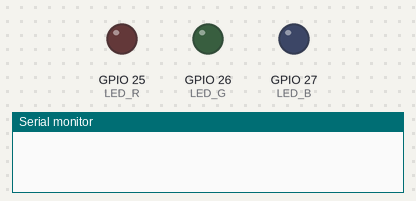
Recording of a sketch running on a simulated ESP32. Parts: output pins drawn as LEDs (lit = HIGH), the last lines printed to the serial monitor. Random numbers use the default seed unless the sketch sets one.

Above: at 0.0 s.
At 0.4 s:
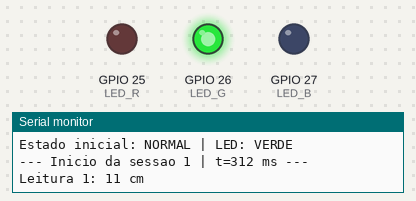
At 104.4 s:
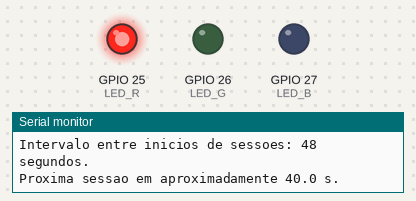
Timing chart, 0 to 105.9 s (numbered marks = the images above):
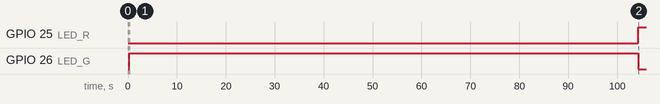

The sketch:

firmware_v2.ino
```cpp
#include <Arduino.h>

const char *FIRMWARE_VERSION = "2.0";

const uint8_t LED_R = 25;
const uint8_t LED_G = 26;
const uint8_t LED_B = 27;

const unsigned long INTERVALO_SESSAO_MS = 48000UL;
const unsigned long INTERVALO_LEITURA_MS = 2000UL;
const uint8_t TOTAL_LEITURAS = 5;

const bool MODO_TESTE_HISTERESE = false;

const int CENARIOS_TESTE[][TOTAL_LEITURAS] = {
  {13, 14, 14, 15, 16},
  {16, 17, 18, 12, 20},
  {14, 15, 15, 15, 16}
};
const uint8_t TOTAL_CENARIOS_TESTE = sizeof(CENARIOS_TESTE) / sizeof(CENARIOS_TESTE[0]);

int leituras[TOTAL_LEITURAS];
uint8_t indiceLeitura = 0;
uint32_t totalSessoesConcluidas = 0;

unsigned long inicioSessaoMs = 0;
unsigned long proximaLeituraMs = 0;
bool sessaoAtiva = false;

enum EstadoVegetacao {
  NORMAL,
  ALERTA
};

EstadoVegetacao estadoAtual = NORMAL;

void definirLed(bool vermelho, bool verde, bool azul) {
  digitalWrite(LED_R, vermelho ? HIGH : LOW);
  digitalWrite(LED_G, verde ? HIGH : LOW);
  digitalWrite(LED_B, azul ? HIGH : LOW);
}

void atualizarLedDoEstado() {
  if (estadoAtual == ALERTA) {
    definirLed(true, false, false);
  } else {
    definirLed(false, true, false);
  }
}

void configurarLed() {
  pinMode(LED_R, OUTPUT);
  pinMode(LED_G, OUTPUT);
  pinMode(LED_B, OUTPUT);
  atualizarLedDoEstado();
}

const char *nomeEstado(EstadoVegetacao estado) {
  return estado == ALERTA ? "ALERTA" : "NORMAL";
}

void imprimirCabecalho() {
  Serial.println();
  Serial.println("========================================");
  Serial.println(" MONITORAMENTO DE VEGETACAO - FW 2.0");
  Serial.println("========================================");
  Serial.println("Novidades: ordenacao, mediana e histerese.");
  Serial.printf("Estado inicial: %s | LED: VERDE\n", nomeEstado(estadoAtual));

  if (MODO_TESTE_HISTERESE) {
    Serial.println("ATENCAO: MODO_TESTE_HISTERESE ATIVO.");
  }
}

void iniciarSessao(unsigned long instanteInicio) {
  inicioSessaoMs = instanteInicio;
  proximaLeituraMs = instanteInicio;
  indiceLeitura = 0;
  sessaoAtiva = true;

  Serial.println();
  Serial.printf("--- Inicio da sessao %lu | t=%lu ms ---\n",
                static_cast<unsigned long>(totalSessoesConcluidas + 1),
                instanteInicio);
}

int gerarLeitura(uint8_t indice) {
  if (!MODO_TESTE_HISTERESE) {
    return random(10, 21);
  }

  uint8_t cenario = totalSessoesConcluidas % TOTAL_CENARIOS_TESTE;
  return CENARIOS_TESTE[cenario][indice];
}

float calcularMedia() {
  long soma = 0;
  for (uint8_t i = 0; i < TOTAL_LEITURAS; i++) {
    soma += leituras[i];
  }
  return static_cast<float>(soma) / TOTAL_LEITURAS;
}

void copiarVetor(const int origem[], int destino[], uint8_t tamanho) {
  for (uint8_t i = 0; i < tamanho; i++) {
    destino[i] = origem[i];
  }
}

void ordenarCrescente(int valores[], uint8_t tamanho) {
  for (uint8_t i = 0; i < tamanho - 1; i++) {
    for (uint8_t j = 0; j < tamanho - 1 - i; j++) {
      if (valores[j] > valores[j + 1]) {
        int temporario = valores[j];
        valores[j] = valores[j + 1];
        valores[j + 1] = temporario;
      }
    }
  }
}

void imprimirVetor(const char *rotulo, const int valores[], uint8_t tamanho) {
  Serial.print(rotulo);
  Serial.print(": ");
  for (uint8_t i = 0; i < tamanho; i++) {
    Serial.print(valores[i]);
    if (i < tamanho - 1) {
      Serial.print(" ");
    }
  }
  Serial.println();
}

void aplicarHisterese(int mediana) {
  EstadoVegetacao estadoAnterior = estadoAtual;

  if (mediana >= 16) {
    estadoAtual = ALERTA;
    Serial.println("Histerese: mediana >= 16 cm -> entrar em ALERTA.");
  } else if (mediana <= 14) {
    estadoAtual = NORMAL;
    Serial.println("Histerese: mediana <= 14 cm -> entrar/retornar a NORMAL.");
  } else {
    Serial.println("Histerese: 14 < mediana < 16 cm -> manter estado anterior.");
  }

  atualizarLedDoEstado();
  Serial.printf("Estado anterior: %s | Estado atual: %s\n",
                nomeEstado(estadoAnterior), nomeEstado(estadoAtual));
  Serial.printf("LED: %s\n", estadoAtual == ALERTA ? "VERMELHO" : "VERDE");
}

void finalizarSessao() {
  int ordenadas[TOTAL_LEITURAS];
  copiarVetor(leituras, ordenadas, TOTAL_LEITURAS);
  ordenarCrescente(ordenadas, TOTAL_LEITURAS);

  float media = calcularMedia();
  int mediana = ordenadas[2];

  imprimirVetor("Ordem original", leituras, TOTAL_LEITURAS);
  imprimirVetor("Ordem crescente", ordenadas, TOTAL_LEITURAS);
  Serial.printf("Media da sessao: %.1f cm\n", media);
  Serial.printf("Mediana da sessao: %d cm\n", mediana);

  aplicarHisterese(mediana);

  totalSessoesConcluidas++;
  sessaoAtiva = false;

  unsigned long proximoInicio = inicioSessaoMs + INTERVALO_SESSAO_MS;
  unsigned long agora = millis();
  unsigned long restante = agora < proximoInicio ? proximoInicio - agora : 0;

  Serial.printf("Sessao %lu concluida.\n", static_cast<unsigned long>(totalSessoesConcluidas));
  Serial.println("Intervalo entre inicios de sessoes: 48 segundos.");
  Serial.printf("Proxima sessao em aproximadamente %.1f s.\n", restante / 1000.0f);
}

void processarSessao() {
  if (!sessaoAtiva || indiceLeitura >= TOTAL_LEITURAS) {
    return;
  }

  unsigned long agora = millis();
  if (static_cast<long>(agora - proximaLeituraMs) < 0) {
    return;
  }

  int valor = gerarLeitura(indiceLeitura);
  leituras[indiceLeitura] = valor;
  Serial.printf("Leitura %u: %d cm\n", indiceLeitura + 1, valor);

  indiceLeitura++;

  if (indiceLeitura < TOTAL_LEITURAS) {
    proximaLeituraMs = inicioSessaoMs + indiceLeitura * INTERVALO_LEITURA_MS;
  } else {
    finalizarSessao();
  }
}

void setup() {
  Serial.begin(115200);
  delay(300);
  randomSeed(esp_random());
  configurarLed();
  imprimirCabecalho();
  iniciarSessao(millis());
}

void loop() {
  processarSessao();

  if (!sessaoAtiva) {
    unsigned long agora = millis();
    unsigned long proximoInicio = inicioSessaoMs + INTERVALO_SESSAO_MS;

    if (static_cast<long>(agora - proximoInicio) >= 0) {
      iniciarSessao(proximoInicio);
    }
  }

  delay(5);
}
```

Measured:
- by itself, GPIO 25 (LED_R): LOW → HIGH at 104 s
- by itself, GPIO 26 (LED_G): HIGH → LOW at 104 s
